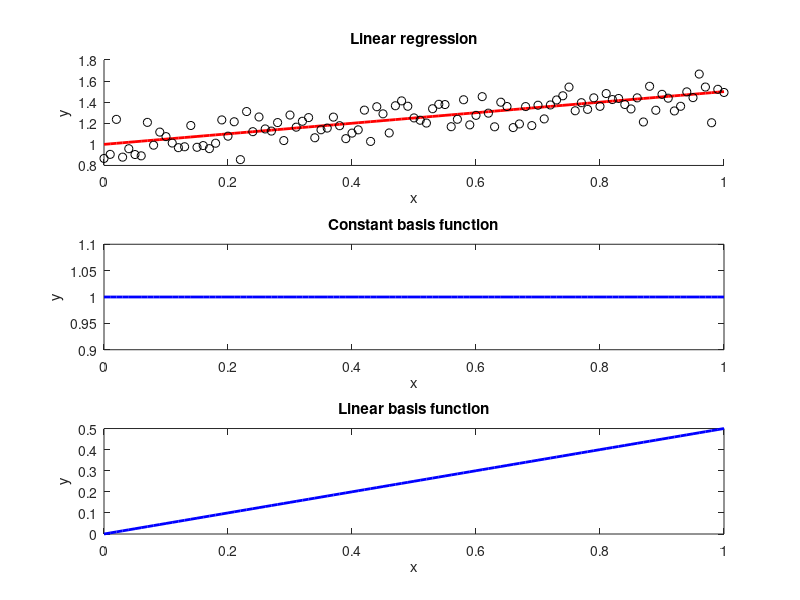
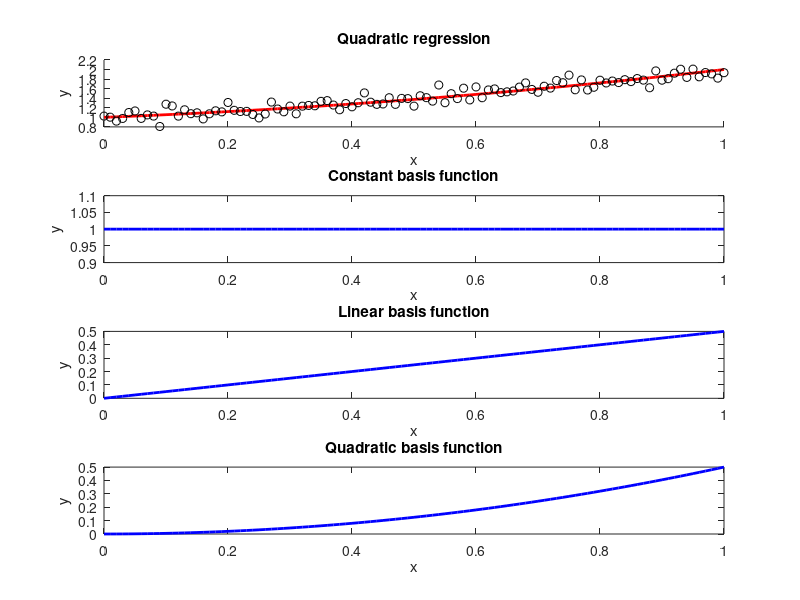

Write MATLAB code to recreate these figures, in order.
%% Script to plot basis functions

%% Linear model
x = (0:0.01:1);
figure
subplot(3,1,1)
hold on
meanLine = 1+0.5*x;
plot(x,meanLine,'r','linewidth',2)
plot(x,meanLine+0.1*randn(size(x)),'ko','markersize',6)
ylabel('y')
xlabel('x')
title('Linear regression')

subplot(3,1,2)
plot(x,1*ones(size(x)),'b','linewidth',2)
ylabel('y')
xlabel('x')
title('Constant basis function')

subplot(3,1,3)
plot(x,0.5*x,'b','linewidth',2)
ylabel('y')
xlabel('x')
title('Linear basis function')


% Quadratic model

x = (0:0.01:1);
figure
subplot(4,1,1)
hold on
meanLine = 1+0.5*x+0.5*x.^2;
plot(x,meanLine,'r','linewidth',2)
plot(x,meanLine+0.1*randn(size(x)),'ko','markersize',6)
ylabel('y')
xlabel('x')
title('Quadratic regression')

subplot(4,1,2)
plot(x,1*ones(size(x)),'b','linewidth',2)
ylabel('y')
xlabel('x')
title('Constant basis function')

subplot(4,1,3)
plot(x,0.5*x,'b','linewidth',2)
ylabel('y')
xlabel('x')
title('Linear basis function')

subplot(4,1,4)
plot(x,0.5*x.^2,'b','linewidth',2)
ylabel('y')
xlabel('x')
title('Quadratic basis function')

